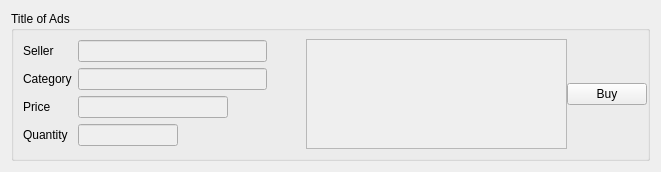
<?xml version="1.0" encoding="UTF-8"?>
<ui version="4.0">
 <class>SearchAds</class>
 <widget class="QWidget" name="SearchAds">
  <property name="geometry">
   <rect>
    <x>0</x>
    <y>0</y>
    <width>661</width>
    <height>168</height>
   </rect>
  </property>
  <property name="windowTitle">
   <string>Form</string>
  </property>
  <layout class="QHBoxLayout" name="horizontalLayout">
   <item>
    <widget class="QGroupBox" name="Box_Ads">
     <property name="minimumSize">
      <size>
       <width>0</width>
       <height>150</height>
      </size>
     </property>
     <property name="maximumSize">
      <size>
       <width>16777215</width>
       <height>150</height>
      </size>
     </property>
     <property name="title">
      <string>Title of Ads</string>
     </property>
     <layout class="QHBoxLayout" name="horizontalLayout_2">
      <property name="spacing">
       <number>0</number>
      </property>
      <property name="leftMargin">
       <number>0</number>
      </property>
      <property name="topMargin">
       <number>0</number>
      </property>
      <property name="rightMargin">
       <number>0</number>
      </property>
      <property name="bottomMargin">
       <number>0</number>
      </property>
      <item>
       <widget class="QFrame" name="frame_2">
        <layout class="QGridLayout" name="gridLayout">
         <item row="3" column="1">
          <widget class="QLineEdit" name="line_price">
           <property name="enabled">
            <bool>false</bool>
           </property>
           <property name="maximumSize">
            <size>
             <width>150</width>
             <height>22</height>
            </size>
           </property>
          </widget>
         </item>
         <item row="6" column="1">
          <widget class="QLineEdit" name="line_quantity">
           <property name="enabled">
            <bool>false</bool>
           </property>
           <property name="maximumSize">
            <size>
             <width>100</width>
             <height>22</height>
            </size>
           </property>
          </widget>
         </item>
         <item row="3" column="0">
          <widget class="QLabel" name="label_price">
           <property name="text">
            <string>Price</string>
           </property>
          </widget>
         </item>
         <item row="6" column="0">
          <widget class="QLabel" name="label_quantity">
           <property name="text">
            <string>Quantity</string>
           </property>
          </widget>
         </item>
         <item row="2" column="0">
          <widget class="QLabel" name="label_category">
           <property name="text">
            <string>Category</string>
           </property>
          </widget>
         </item>
         <item row="2" column="1">
          <widget class="QLineEdit" name="line_category">
           <property name="enabled">
            <bool>false</bool>
           </property>
           <property name="maximumSize">
            <size>
             <width>250</width>
             <height>22</height>
            </size>
           </property>
          </widget>
         </item>
         <item row="0" column="0">
          <widget class="QLabel" name="label_seller">
           <property name="text">
            <string>Seller</string>
           </property>
          </widget>
         </item>
         <item row="0" column="1">
          <widget class="QLineEdit" name="line_date">
           <property name="enabled">
            <bool>false</bool>
           </property>
           <property name="maximumSize">
            <size>
             <width>225</width>
             <height>16777215</height>
            </size>
           </property>
          </widget>
         </item>
        </layout>
       </widget>
      </item>
      <item>
       <spacer name="horizontalSpacer">
        <property name="orientation">
         <enum>Qt::Horizontal</enum>
        </property>
        <property name="sizeType">
         <enum>QSizePolicy::Fixed</enum>
        </property>
        <property name="sizeHint" stdset="0">
         <size>
          <width>30</width>
          <height>20</height>
         </size>
        </property>
       </spacer>
      </item>
      <item>
       <widget class="QTextEdit" name="text_description">
        <property name="enabled">
         <bool>false</bool>
        </property>
        <property name="minimumSize">
         <size>
          <width>0</width>
          <height>110</height>
         </size>
        </property>
        <property name="maximumSize">
         <size>
          <width>16777215</width>
          <height>110</height>
         </size>
        </property>
       </widget>
      </item>
      <item>
       <widget class="QPushButton" name="Button_buy">
        <property name="text">
         <string>Buy</string>
        </property>
        <property name="icon">
         <iconset theme="buy"/>
        </property>
       </widget>
      </item>
     </layout>
    </widget>
   </item>
  </layout>
 </widget>
 <resources/>
 <connections/>
</ui>
